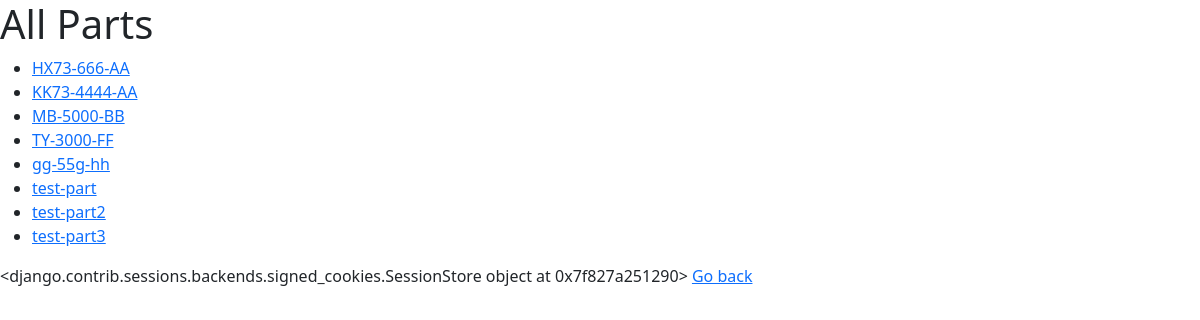
/parts/, run on the app's committed database.
### catalog/models.py (models this page shows, shortened)
class Part(models.Model):
    partnumber = models.CharField('unique carpart number',primary_key=True,max_length=20,help_text='unique carpart number')
    description=  models.CharField(max_length=200)
    supplier = models.ForeignKey('Supplier', on_delete=models.SET_DEFAULT,default=1)
    archived =models.BooleanField(null=True)
    status =  models.CharField(max_length=200,null=True)
    image= models.ImageField(null=True,upload_to="images",default="images/default.jpg")
    specification = models.FileField(null=True,upload_to="documents")
    price = models.IntegerField(null=True)
    parts= PartsManager()   # custom model manager
    objects = models.Manager()
    def __str__(self):
        return self.partnumber
    class Meta:
        ordering = ["partnumber"]
        verbose_name_plural = "parts"

### catalog/views.py (the view)
# urls.py: path('parts/',views.ListPartView.as_view(),name='allparts'),
class ListPartView(ListView):
    model = Part
    template_name = "catalog/ListPartsView.html"
    context_object_name ='carparts'
    queryset = Part.parts.all()

### templates/catalog/ListPartsView.html (shortened to what this page needs)
{% extends "../base.html" %}
{% load static %}
{% block content %}
<h1> All Parts</h1>
<ul>
 {% for part in object_list %}
<li>
 <a href="{% url 'catalog:detailpart' part.pk %}"> {{part}}  </a>
 {% endfor %} </li>
</ul>
 {{request.session}}
<a href="/" >Go back </a>
{% endblock %}

### data on the page
Part: partnumber "HX73-666-AA"
Part: partnumber "KK73-4444-AA"
Part: partnumber "MB-5000-BB"
Part: partnumber "TY-3000-FF"
Part: partnumber "gg-55g-hh"
Part: partnumber "test-part"
Part: partnumber "test-part2"
Part: partnumber "test-part3"

### other printed values
{{ request.session }} "<django.contrib.sessions.backends.signed_cookies.SessionStore object at 0x7f827a251290>"
